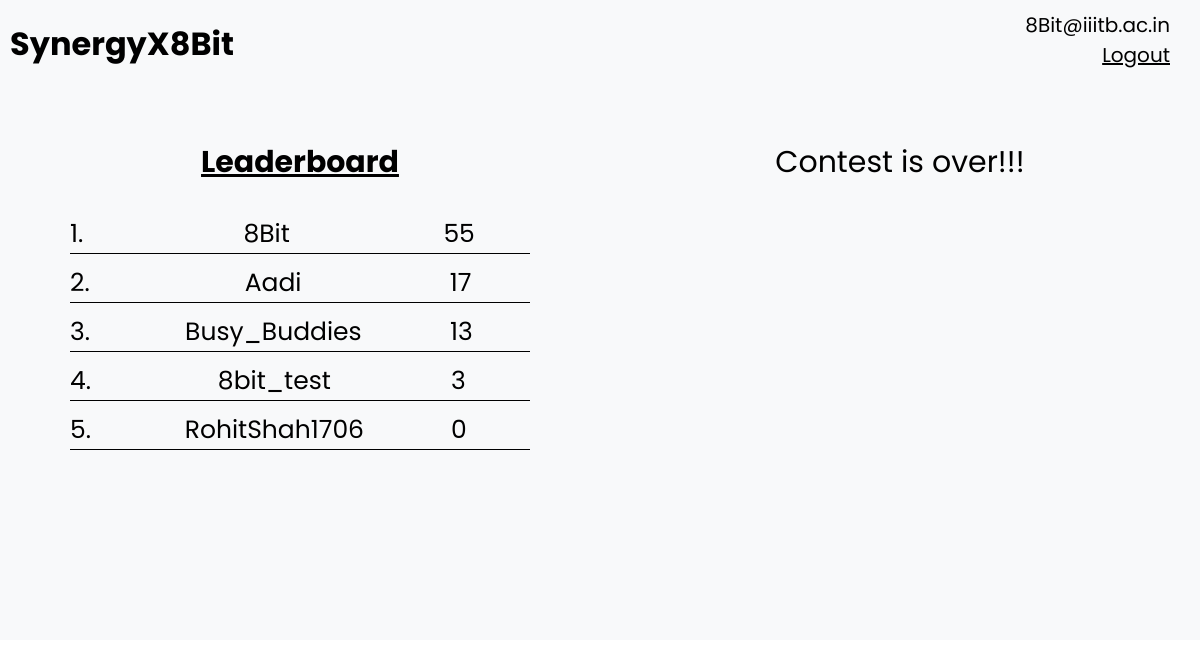
Screenshot of /participant (signed in) with the database file from the repository.
### base/models.py (models this page shows)
class User(AbstractUser):
    email = models.EmailField(unique=True, null=True)
    phone_number=models.IntegerField(null=True)
    username=models.CharField(unique=True,max_length=100,null=True)
    gold=models.IntegerField(default=0)
    sand=models.DateTimeField(default=datetime(2023,10,28,18,0,0))
    USERNAME_FIELD = 'email'
    REQUIRED_FIELDS = ['username']
    def __str__(self) -> str:
        return str(self.email)

### base/views.py (the view, shortened to what this page needs)
# urls.py: path('participant',views.participant_home,name="participant_home"),
def participant_home(request):
    da=datetime.now()
    user_1= User.objects.get(email=str(request.user))
    timezone = user_1.sand.tzinfo
    da=da.replace(tzinfo=timezone)
    flag=(da<user_1.sand)
    users=User.objects.all().order_by('-gold').values()
    context = {
        'users': users,
        'user_1':user_1,
        'curr_date_time':str(user_1.sand.month) + " " + str(user_1.sand.day) + "," + str(user_1.sand.year) + " " + str(user_1.sand.hour) + ":" + str(user_1.sand.minute) + ":" + str(user_1.sand.second),
        'flag':flag
    }
    return render(request, 'participant_home.html', context)

### base/templates/participant_home.html (shortened to what this page needs)
{% include 'participant_main.html' %}
<div class="screen">
{% block content %}
{% if request.user.is_authenticated %}
<div class="participant-left">
    <h3 class="LeaderBoard-heading">Leaderboard</h3>
    <div class="LeaderBoard">
        {% for user in users %}
        <div class="ranking">
            <p class="rank">{{ forloop.counter }}. &nbsp;&nbsp;&nbsp; <span class="ranking-name">{{ user.username }}</span> &nbsp;&nbsp;&nbsp;{{ user.gold }}</h1>
        </div>
        {% endfor %}
    </div>
</div>
    <div class="participant-right">
        <div>
            <div id="countdown-box"></div>
            {% endif %}
            {% endblock content %}
        </div>
    </div>
</div>

### base/templates/participant_navbar.html (shortened to what this page needs)
<div class="home-container-participant">
   <a href="{% url 'participant_home' %}" class="heading-participant"><h1>SynergyX8Bit</h1></a>
   <div class="nav-right">
       {% if request.user.is_authenticated %}
       <h1 class="hello-text">{{request.user}}</h1>
       <a href="{% url 'logout' %}" class="logout-button">Logout</a>
       {% else %}
       <a href="{% url 'login' %}">Login</a>
       {% endif %}
   </div>
</div>

### base/templates/participant_home.html (style rules this page uses)
.screen { min-height: 65vh; display: flex; font-family: 'Poppins', sans-serif; background-color: #f8f9fa; width: 100vw; }
.participant-left { width: 50%; padding-top: 20px; display: flex; flex-direction: column; align-items: center; }
.participant-right { width: 50%; display: flex; flex-direction: column; align-items: center; padding-top: 20px; }
.LeaderBoard-heading { font-size: 30px; text-decoration: underline; padding-bottom: 20px; }
.LeaderBoard { padding: 10px; width: 80%; }
.ranking { border-bottom: 1px solid black; margin-bottom: 10px; font-weight: 400; font-size: 25px; }
.ranking-name { display: inline-block; width: 25vw; text-align: center; }
#countdown-box { font-size: 20px; margin-bottom: 20px; font-size: 30px; }

### base/templates/participant_navbar.html (style rules this page uses)
* { padding: 0; margin: 0; box-sizing: border-box; }
.home-container-participant { background-color: #f8f9fa; width: 100%; height: 15vh; display: flex; font-family: 'Poppins', sans-serif; align-items: flex-start; justify-content: space-between; padding-top: 10px; }
.heading-participant { text-decoration: none; color: black; text-align: left; padding: 10px; width: 20%; }
.nav-right { display: flex; flex-direction: column; align-items: flex-end; justify-content: flex-start; width: 50vw; height: 15vh; padding-right: 30px; }
.logout-button { text-decoration: underline; font-size: 20px; color: black; }
.hello-text { font-size: 20px; font-weight: 400; }

### rows the page displays
User: user "8Bit@iiitb.ac.in", username "8Bit", gold "55"
User: username "Aadi", gold "17"
User: username "Busy_Buddies", gold "13"
User: username "8bit_test", gold "3"
User: username "RohitShah1706", gold "0"
